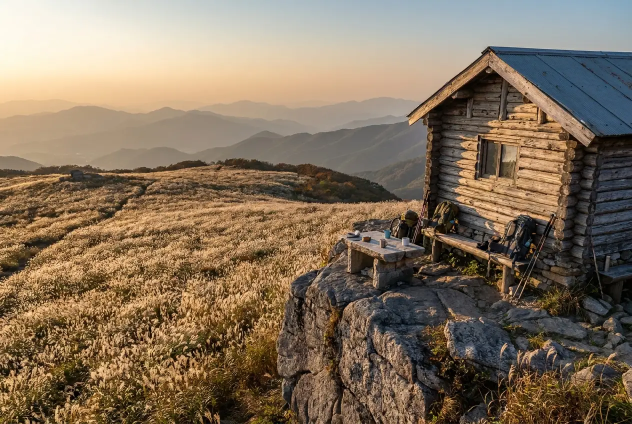
#> input picture img/ulsan/chwiseo.webp, 1264 x 848 px (shown at 1/2 size)
$ python -i create_yuchi_video_final.py   (imports and definitions only)
#> lines starting #> are read from the running program, lines starting #| are printed output that depends on the picture
import os
import subprocess
import shutil
import math
import soundfile as sf
from PIL import Image, ImageFilter, ImageDraw

background_cache = {}

def get_blurred_background(img_path, width=1920, height=1080):
#> called with img_path = '../img/ulsan/chwiseo.webp', width = 1920, height = 1080
    if img_path in background_cache:
        return background_cache[img_path]

    print(f"Pre-rendering blurred background for: {os.path.basename(img_path)}")
    orig_img = Image.open(img_path).convert("RGBA")

    # Scale to 1920x1920 to cover screen
    bg_scale_size = 1920
    bg_img = orig_img.resize((bg_scale_size, bg_scale_size), Image.Resampling.LANCZOS)
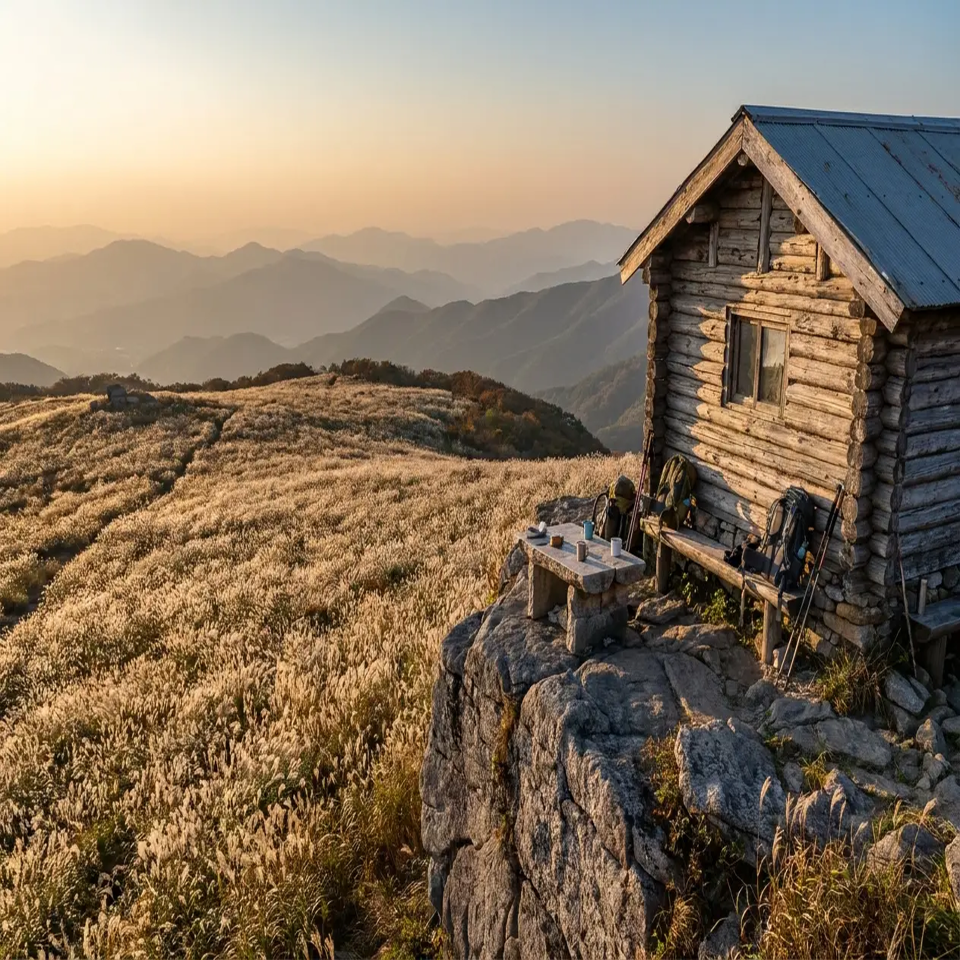
#> bg_img: PIL image 1920x1920 RGBA (shown at 1/2 size); mean R, G, B, A 130.9, 113.3, 92.7, 255

    # Crop to 1920x1080 centered
    left = 0
    top = (bg_scale_size - height) // 2
    bg_cropped = bg_img.crop((left, top, left + width, top + height))
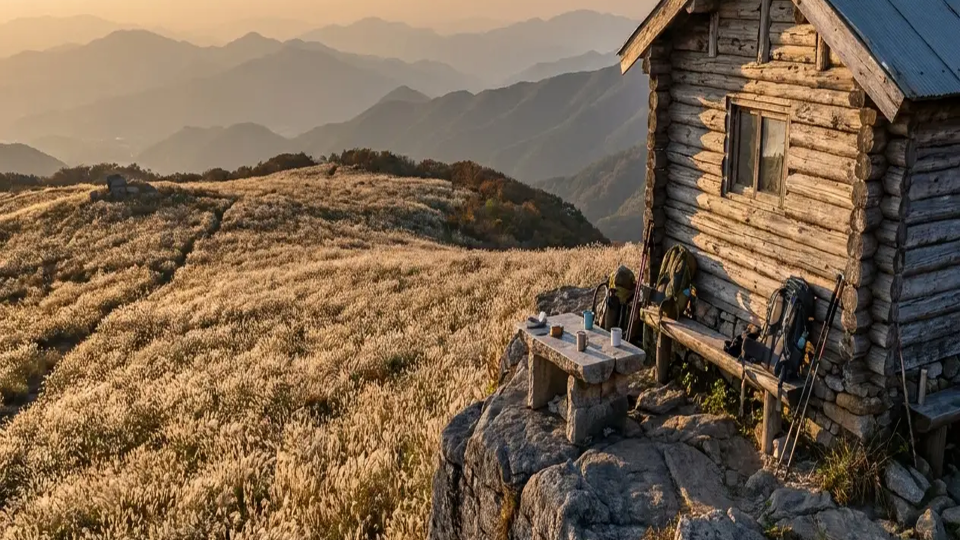
#> bg_cropped: PIL image 1920x1080 RGBA (shown at 1/2 size); mean R, G, B, A 120.4, 99.3, 76.9, 255

    # Apply heavy blur
    bg_blurred = bg_cropped.filter(ImageFilter.GaussianBlur(radius=40))
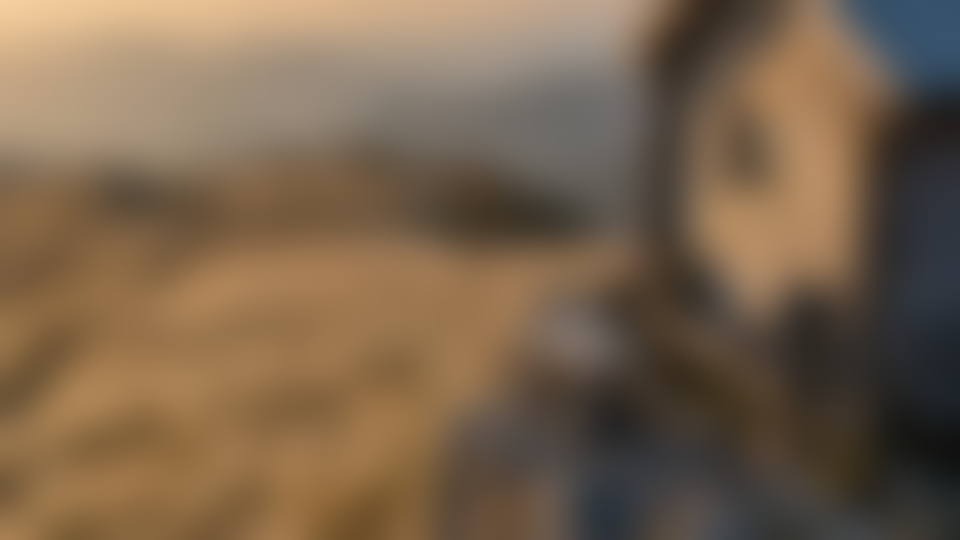
#> bg_blurred: PIL image 1920x1080 RGBA (shown at 1/2 size); mean R, G, B, A 120.5, 99.4, 76.9, 255
    bg_rgb = bg_blurred.convert("RGB")

    background_cache[img_path] = bg_rgb
    return bg_rgb

# [177 lines left out: functions render_slide_frame, main, not called in this run]

# [2 lines not run here, left out]

>>> result = get_blurred_background('../img/ulsan/chwiseo.webp')
